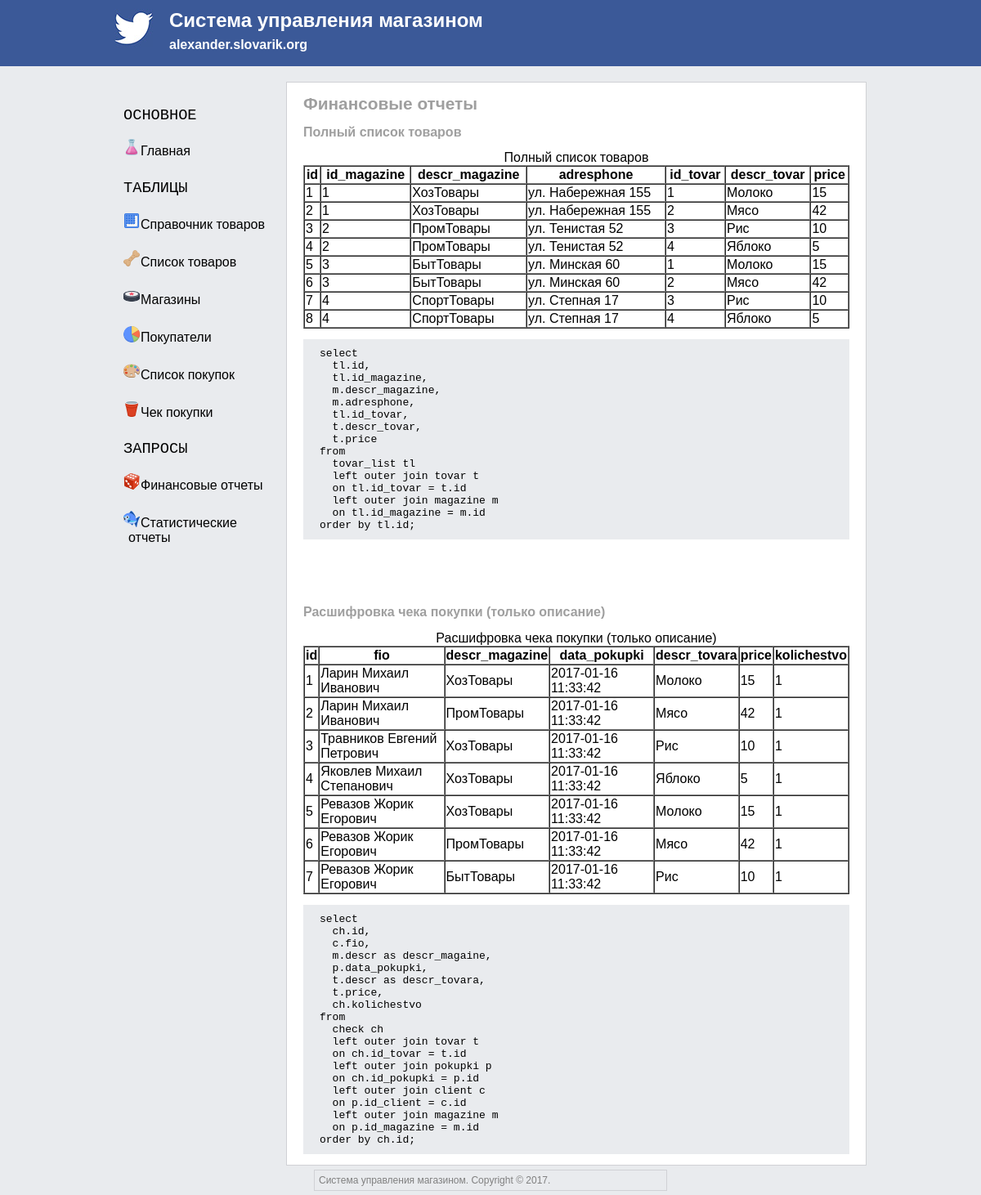
The app's page /demo.php with its own data.
### tables this page shows
CREATE TABLE `mgz_tovar_list` (
  `id` int(10) NOT NULL AUTO_INCREMENT,
  `id_magazine` int(10) NOT NULL,
  `id_tovar` int(10) NOT NULL,
  PRIMARY KEY (`id`),
  KEY `mgz_tovar_list_fk0` (`id_magazine`),
  KEY `mgz_tovar_list_fk1` (`id_tovar`),
  CONSTRAINT `mgz_tovar_list_fk0` FOREIGN KEY (`id_magazine`) REFERENCES `mgz_magazine` (`id`),
  CONSTRAINT `mgz_tovar_list_fk1` FOREIGN KEY (`id_tovar`) REFERENCES `mgz_tovar` (`id`)
);

CREATE TABLE `mgz_magazine` (
  `id` int(10) NOT NULL AUTO_INCREMENT,
  `descr` varchar(50) NOT NULL,
  `adresphone` varchar(40) NOT NULL,
  PRIMARY KEY (`id`),
  UNIQUE KEY `descr` (`descr`)
);

CREATE TABLE `mgz_tovar` (
  `id` int(10) NOT NULL AUTO_INCREMENT,
  `descr` varchar(30) NOT NULL,
  `price` float NOT NULL,
  PRIMARY KEY (`id`)
);

CREATE TABLE `mgz_check` (
  `id` int(10) NOT NULL AUTO_INCREMENT,
  `id_pokupki` int(10) NOT NULL,
  `id_tovar` int(10) NOT NULL,
  `kolichestvo` int(5) NOT NULL DEFAULT '1',
  PRIMARY KEY (`id`),
  KEY `mgz_check_fk0` (`id_pokupki`),
  KEY `mgz_check_fk1` (`id_tovar`),
  CONSTRAINT `mgz_check_fk0` FOREIGN KEY (`id_pokupki`) REFERENCES `mgz_pokupki` (`id`),
  CONSTRAINT `mgz_check_fk1` FOREIGN KEY (`id_tovar`) REFERENCES `mgz_tovar` (`id`)
);

CREATE TABLE `mgz_client` (
  `id` int(10) NOT NULL AUTO_INCREMENT,
  `fio` varchar(60) NOT NULL,
  PRIMARY KEY (`id`),
  UNIQUE KEY `fio` (`fio`)
);

CREATE TABLE `mgz_pokupki` (
  `id` int(10) NOT NULL AUTO_INCREMENT,
  `id_client` int(10) NOT NULL,
  `id_magazine` int(10) NOT NULL,
  `data_pokupki` TIMESTAMP DEFAULT CURRENT_TIMESTAMP,
  PRIMARY KEY (`id`),
  KEY `mgz_pokupki_fk0` (`id_client`),
  KEY `mgz_pokupki_fk1` (`id_magazine`),
  CONSTRAINT `mgz_pokupki_fk0` FOREIGN KEY (`id_client`) REFERENCES `mgz_client` (`id`),
  CONSTRAINT `mgz_pokupki_fk1` FOREIGN KEY (`id_magazine`) REFERENCES `mgz_magazine` (`id`)
);

### demo.php (the view, shortened to what this page needs)
<!DOCTYPE html>
<html>
    <head>
        <?php
            require_once('template/head.php');
        ?>
    </head>
    <body>
        <?php
            require_once('template/header.php');
        ?>
        <div class="MainClass">
            <?php
                require_once('template/sidebar.php');
            ?>
            <div class="ContentClass">
            <h1>Финансовые отчеты</h1>
            <?php
                echo "<h2>Полный список товаров</h2>";
                include 'config.php';
                $mysqli = new mysqli($dbHost, $dbUser, $dbPass, $dbName);
                $mysqli->query("SET NAMES 'utf8'");
                $mysqli->query("SET CHARACTER SET 'utf8'");
                $mysqli->query("SET SESSION collation_connection = 'utf8_general_ci'");
                $res_list_tovar = $mysqli->query("select
                                          tl.id,
                                          tl.id_magazine,
                                          m.descr as descr_magazine,
                                          m.adresphone,
                                          tl.id_tovar,
                                          t.descr as descr_tovar,
                                          t.price
                                        from
                                          mgz_tovar_list tl
                                          left outer join mgz_tovar t
                                          on tl.id_tovar = t.id
                                          left outer join mgz_magazine m
                                          on tl.id_magazine = m.id
                                        order by tl.id "
                                    );
                echo "<table class='dbtable' width='100%'' cellspacing='0' border='1'>";
                echo "<caption>Полный список товаров</caption>";
                echo "<tr>";
                echo "<th>id</th>";
                echo "<th>id_magazine</th>";
                echo "<th>descr_magazine</th>";
                echo "<th>adresphone</th>";
                echo "<th>id_tovar</th>";
                echo "<th>descr_tovar</th>";
                echo "<th>price</th>";
                echo "</tr>";
                $res_list_tovar->data_seek(0);
                while ($row = $res_list_tovar->fetch_assoc())
                {
                    echo "<tr>";
                    echo "<td>" . $row['id'] . "</td>";
                    echo "<td>" . $row['id_magazine'] . "</td>";
                    echo "<td>" . $row['descr_magazine'] . "</td>";
                    echo "<td>" . $row['adresphone'] . "</td>";
                    echo "<td>" . $row['id_tovar'] . "</td>";
                    echo "<td>" . $row['descr_tovar'] . "</td>";
                    echo "<td>" . $row['price'] . "</td>";
                    echo "</tr>";
                }
                echo "</table>";
                echo "<pre class='code'>";
                echo "select <br>";
                echo "  tl.id, <br>";
                echo "  tl.id_magazine, <br>";
                echo "  m.descr_magazine, <br>";
                echo "  m.adresphone, <br>";
                echo "  tl.id_tovar, <br>";
                echo "  t.descr_tovar, <br>";
                echo "  t.price <br>";
                echo "from <br>";
                echo "  tovar_list tl <br>";
                echo "  left outer join tovar t <br>";
                echo "  on tl.id_tovar = t.id <br>";
                echo "  left outer join magazine m  <br>";
                echo "  on tl.id_magazine = m.id <br>";
                echo "order by tl.id; <br>";
                echo "</pre>";
                echo "<br>";
                echo "<br>";
                echo "<br>";
                echo "<h2>Расшифровка чека покупки (только описание)</h2>";
                $res_check_pokupki = $mysqli->query("select
                                          ch.id,
                                          c.fio,
                                          m.descr as descr_magaine,
                                          m.adresphone,
                                          p.data_pokupki,
                                          t.descr as descr_tovara,
                                          t.price,
                                          ch.kolichestvo
                                        from
                                          mgz_check ch
                                          left outer join mgz_tovar t
                                          on ch.id_tovar = t.id
                                          left outer join mgz_pokupki p
                                          on ch.id_pokupki = p.id
                                          left outer join mgz_client c
                                          on p.id_client = c.id
                                          left outer join mgz_magazine m
                                          on p.id_magazine = m.id
                                        order by ch.id; "
                                    );
                echo "<table class='dbtable' width='100%'' cellspacing='0' border='1'>";
                echo "<caption>Расшифровка чека покупки (только описание)</caption>";
                echo "<tr>";
                echo "<th>id</th>";
                echo "<th>fio</th>";
                echo "<th>descr_magazine</th>";
                echo "<th>data_pokupki</th>";
                echo "<th>descr_tovara</th>";
                echo "<th>price</th>";
                echo "<th>kolichestvo</th>";
                echo "</tr>";
                $res_check_pokupki->data_seek(0);
                while ($row = $res_check_pokupki->fetch_assoc())
                {
                    echo "<tr>";
                    echo "<td>" . $row['id'] . "</td>";
                    echo "<td>" . $row['fio'] . "</td>";
                    echo "<td>" . $row['descr_magaine'] . "</td>";
                    echo "<td>" . $row['data_pokupki'] . "</td>";
                    echo "<td>" . $row['descr_tovara'] . "</td>";
                    echo "<td>" . $row['price'] . "</td>";
                    echo "<td>" . $row['kolichestvo'] . "</td>";
                    echo "</tr>";
                }
                echo "</table>";
                echo "<pre class='code'>";
                echo "select <br>";
                echo "  ch.id, <br>";
                echo "  c.fio, <br>";
                echo "  m.descr as descr_magaine, <br>";
                echo "  p.data_pokupki, <br>";
                echo "  t.descr as descr_tovara, <br>";
                echo "  t.price, <br>";
                echo "  ch.kolichestvo <br>";
                echo "from <br>";
                echo "  check ch <br>";
                echo "  left outer join tovar t <br>";
                echo "  on ch.id_tovar = t.id <br>";
                echo "  left outer join pokupki p <br>";
                echo "  on ch.id_pokupki = p.id <br>";
                echo "  left outer join client c <br>";
                echo "  on p.id_client = c.id <br>";
                echo "  left outer join magazine m <br>";
                echo "  on p.id_magazine = m.id <br>";
                echo "order by ch.id; <br>";
                echo "</pre>";
            ?>
            </div>
        </div>
<?php
    require_once('template/footer.php');
?>
    </body>
</html>

### css/style.css (style rules this page uses)
body { background: #E9EBEE; font-family: Geneva, Arial, Helvetica, sans-serif; margin-top: 0px; margin-left: 0px; margin-right: 0px; margin-bottom: 0px; }
.MainClass h1 { font-size: 1.3em; color: #9f9f9f; }
.MainClass h2 { font-size: 1em; color: #9f9f9f; }
.MainClass { width: 920px; color: black; background-color: #E9EBEE; margin-top: 100px; margin-left: auto; margin-right: auto; margin-bottom: 0px; padding-top: auto; padding-left: auto; padding-right: auto; padding-bottom: auto; }
.ContentClass { background-color: white; border: 1px solid #d0d1d5; min-height: 990px; overflow: hidden; margin-top: auto; margin-left: 210px; margin-right: auto; margin-bottom: auto; padding-top: auto; padding-left: 20px; padding-right: 20px; padding-bottom: auto; }
.code { font-family: monospace; background-color: #E9EBEE; padding-top: 10px; padding-left: 20px; padding-right: 20px; padding-bottom: 10px; }

### records on screen
mgz_tovar_list: id "1", id_magazine "1", id_magazine.descr "ХозТовары", id_magazine.adresphone "ул. Набережная 155", id_tovar "1", id_tovar.descr "Молоко", id_tovar.price "15"
mgz_tovar_list: id "2", id_magazine "1", id_magazine.descr "ХозТовары", id_magazine.adresphone "ул. Набережная 155", id_tovar "2", id_tovar.descr "Мясо", id_tovar.price "42"
mgz_tovar_list: id "3", id_magazine "2", id_magazine.descr "ПромТовары", id_magazine.adresphone "ул. Тенистая 52", id_tovar "3", id_tovar.descr "Рис", id_tovar.price "10"
mgz_tovar_list: id "4", id_magazine "2", id_magazine.descr "ПромТовары", id_magazine.adresphone "ул. Тенистая 52", id_tovar "4", id_tovar.descr "Яблоко", id_tovar.price "5"
mgz_tovar_list: id "5", id_magazine "3", id_magazine.descr "БытТовары", id_magazine.adresphone "ул. Минская 60", id_tovar "1", id_tovar.descr "Молоко", id_tovar.price "15"
mgz_tovar_list: id "6", id_magazine "3", id_magazine.descr "БытТовары", id_magazine.adresphone "ул. Минская 60", id_tovar "2", id_tovar.descr "Мясо", id_tovar.price "42"
mgz_tovar_list: id "7", id_magazine "4", id_magazine.descr "СпортТовары", id_magazine.adresphone "ул. Степная 17", id_tovar "3", id_tovar.descr "Рис", id_tovar.price "10"
mgz_tovar_list: id "8", id_magazine "4", id_magazine.descr "СпортТовары", id_magazine.adresphone "ул. Степная 17", id_tovar "4", id_tovar.descr "Яблоко", id_tovar.price "5"
mgz_check: id "1", mgz_client.fio "Ларин Михаил Иванович", mgz_magazine.descr "ХозТовары", id_pokupki.data_pokupki "2017-01-16 11:33:42", id_tovar.descr "Молоко", id_tovar.price "15", kolichestvo "1"
mgz_check: id "2", mgz_client.fio "Ларин Михаил Иванович", mgz_magazine.descr "ПромТовары", id_pokupki.data_pokupki "2017-01-16 11:33:42", id_tovar.descr "Мясо", id_tovar.price "42", kolichestvo "1"
mgz_check: id "3", mgz_client.fio "Травников Евгений Петрович", mgz_magazine.descr "ХозТовары", id_pokupki.data_pokupki "2017-01-16 11:33:42", id_tovar.descr "Рис", id_tovar.price "10", kolichestvo "1"
mgz_check: id "4", mgz_client.fio "Яковлев Михаил Степанович", mgz_magazine.descr "ХозТовары", id_pokupki.data_pokupki "2017-01-16 11:33:42", id_tovar.descr "Яблоко", id_tovar.price "5", kolichestvo "1"
mgz_check: id "5", mgz_client.fio "Ревазов Жорик Егорович", mgz_magazine.descr "ХозТовары", id_pokupki.data_pokupki "2017-01-16 11:33:42", id_tovar.descr "Молоко", id_tovar.price "15", kolichestvo "1"
mgz_check: id "6", mgz_client.fio "Ревазов Жорик Егорович", mgz_magazine.descr "ПромТовары", id_pokupki.data_pokupki "2017-01-16 11:33:42", id_tovar.descr "Мясо", id_tovar.price "42", kolichestvo "1"
mgz_check: id "7", mgz_client.fio "Ревазов Жорик Егорович", mgz_magazine.descr "БытТовары", id_pokupki.data_pokupki "2017-01-16 11:33:42", id_tovar.descr "Рис", id_tovar.price "10", kolichestvo "1"
